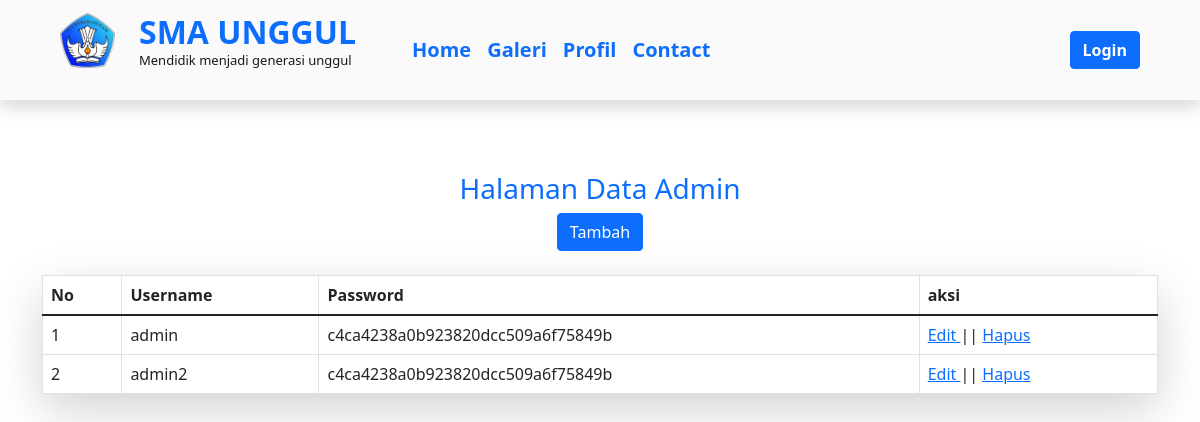
The page /Admin/admin.php on the database as committed earlier.
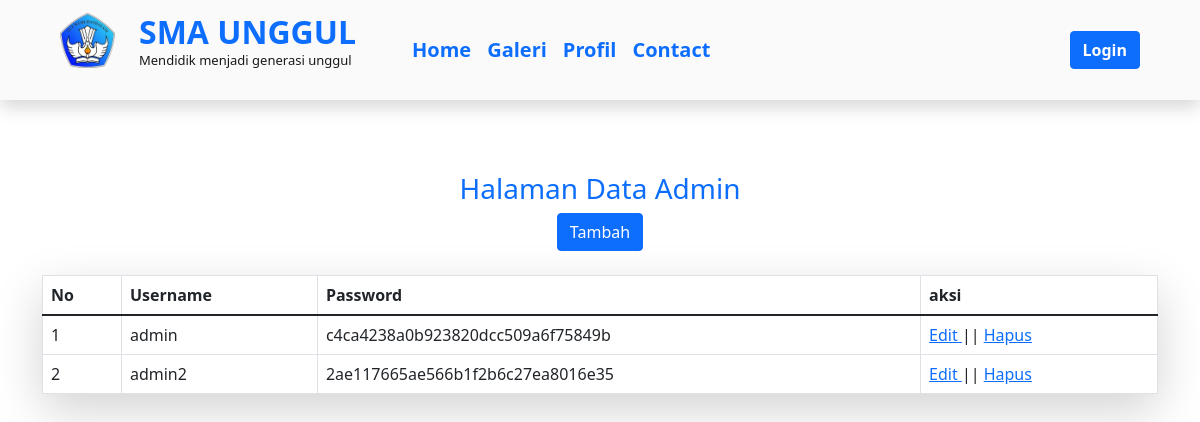
The same page on the database as committed later.
### tables this page shows
CREATE TABLE `akun` (
  `username` varchar(50) NOT NULL,
  `password` varchar(50) NOT NULL,
  `level` int(1) NOT NULL
);

### Admin/admin.php (the view, shortened to what this page needs)
<link rel="stylesheet" href="../css/bootstrap.css">
<link rel="stylesheet" href="../js/bootstrap.js">
<div class="shadow">
    <?php include ('../navbar1.php'); ?>
</div><br>
<?php
  include ("../koneksi_db.php");
    $link = "proses_admin.php";
    switch (isset($_GET['act'])) {
            ?>
            <?php
            default:
            ?>
    <div class="container">
        <center><br><br>
            <h3 class="text-primary"> Halaman Data Admin</h3>
            <button type="button" class="btn btn-primary" onclick="location.href='?menu=admin&act=editor'">Tambah</button> <br><br>
        </center>
            <table border="1" class="table table-bordered rounded shadow-lg">
                <thead>
                    <tr>
                        <th>No</th>
                        <th>Username</th>
                        <th>Password</th>
                        <th>aksi</th>
                    </tr>
                </thead>
                <tbody>
                    <?php
                    $no = 1;
                    $sql = mysqli_query($conn,"SELECT * FROM akun WHERE level = 3") or die("Query error : " . $conn->error);
                    while ($row = mysqli_fetch_array($sql)) {
                        echo '<tr><td>' . $no . '</td>
                        <td>' . $row[0] . '</td>
                        <td>' . $row[1] . '</td>
                        <td><a href="?menu=admin&act=editor&id=' . $row[1] . '">Edit </a>||
                            <a onclick="return confirm(\'Apakah anda yakin akan menghapus?\')"
                                href="' . $link . '?menu=modul&act=delete&id='. $row[0].'">Hapus</a>
                        </td></tr>';
                        $no++;
                    }
                    ?>
                </tbody>
            </table>
    </div>
    <?php
}
?>

Rows that differ between the two databases and show on the page:
changed akun "admin2": password "c4ca4238a0b923820dcc509a6f75849b" → "2ae117665ae566b1f2b6c27ea8016e35"
